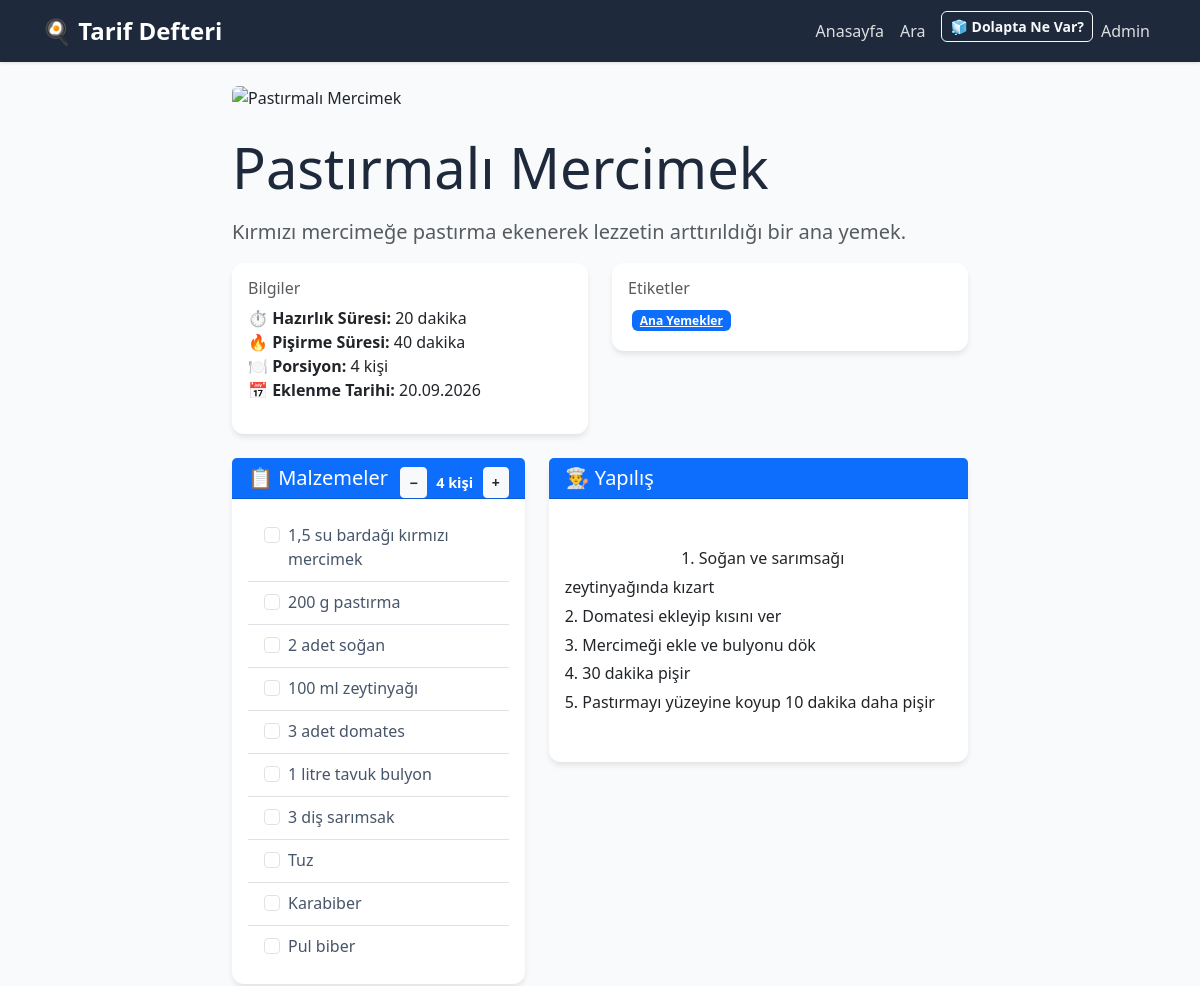
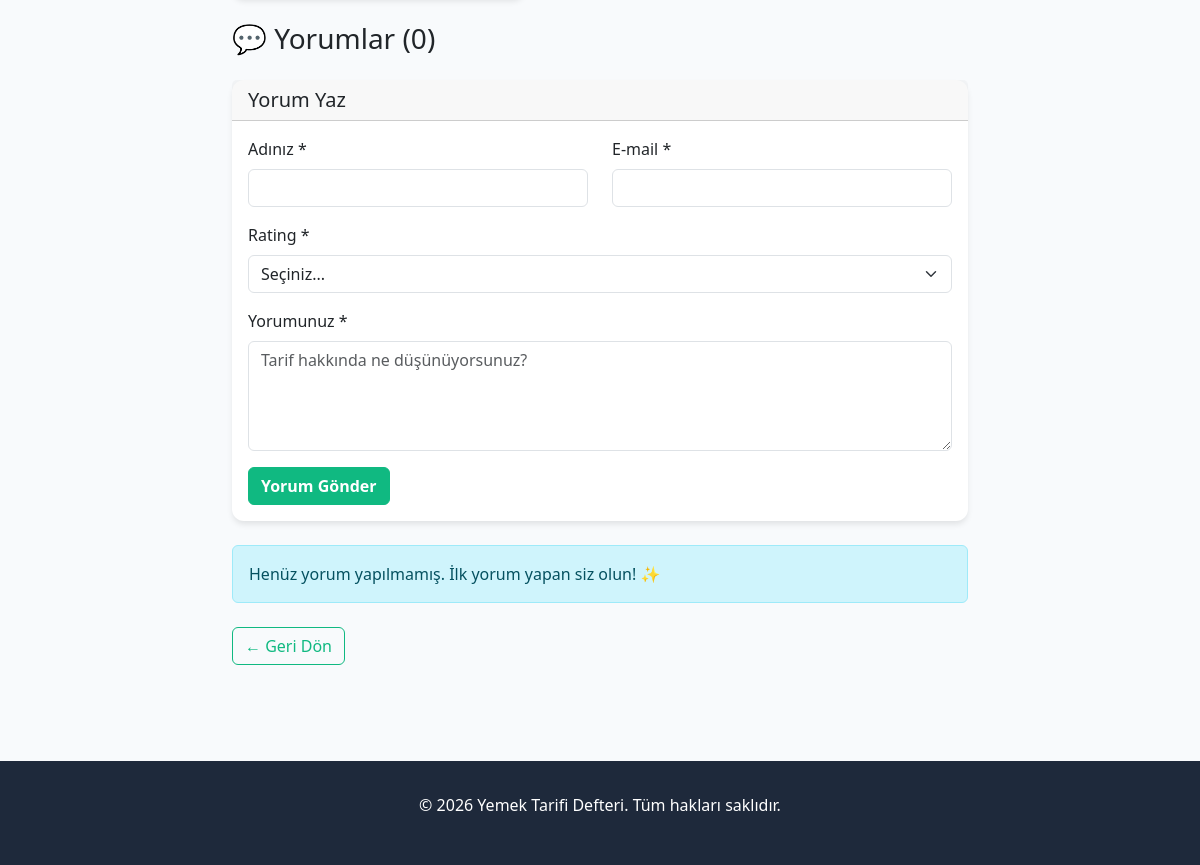
Page /tarif/pastirmali-mercimek on the committed database (2 pictures, top to bottom).
### models.py (models this page shows, shortened)
class Recipe(db.Model):
    __tablename__ = 'recipe'
    id = db.Column(db.Integer, primary_key=True)
    title = db.Column(db.String(255), nullable=False, unique=True, index=True)
    slug = db.Column(db.String(255), nullable=False, unique=True, index=True)
    description = db.Column(db.Text, nullable=True)
    ingredients = db.Column(JSON, nullable=False, default=list)  # JSON array
    instructions = db.Column(db.Text, nullable=False)
    image_url = db.Column(db.String(255), nullable=True)
    prep_time = db.Column(db.Integer, nullable=True)  # minutes
    cook_time = db.Column(db.Integer, nullable=True)  # minutes
    servings = db.Column(db.Integer, nullable=True, default=4)
    created_at = db.Column(db.DateTime, nullable=False, default=datetime.utcnow, index=True)
    updated_at = db.Column(db.DateTime, nullable=False, default=datetime.utcnow, onupdate=datetime.utcnow)
    tags = db.relationship(
        'Tag',
        secondary=recipe_tags,
        backref=db.backref('recipes', lazy='dynamic'),
        lazy='dynamic'
    )

class Tag(db.Model):
    __tablename__ = 'tag'
    id = db.Column(db.Integer, primary_key=True)
    name = db.Column(db.String(100), nullable=False, unique=True, index=True)
    created_at = db.Column(db.DateTime, nullable=False, default=datetime.utcnow)

### application.py (the view, shortened to what this page needs)
    @app.route('/tarif/<slug>', methods=['GET', 'POST'])
    def recipe_detail(slug):
        recipe = Recipe.query.filter_by(slug=slug).first_or_404()
        comments = Comment.query.filter_by(recipe_id=recipe.id).order_by(Comment.created_at.desc()).all()
        return render_template('recipe_detail.html', recipe=recipe, comments=comments)

### templates/recipe_detail.html (shortened to what this page needs)
{% extends 'base.html' %}
{% block content %}
<div class="row">
    <div class="col-lg-8 mx-auto">
        <img src="{{ recipe.image_url if recipe.image_url else 'https://images.unsplash.com/photo-1546069901-ba9599a7e63c?auto=format&fit=crop&w=600&q=80' }}"
             alt="{{ recipe.title }}"
             class="img-fluid rounded mb-4 w-100"
             style="max-height: 400px; object-fit: cover;"
             onerror="this.onerror=null;this.src='https://images.unsplash.com/photo-1498837167922-ddd27525d352?auto=format&fit=crop&w=600&q=80';">
        <div class="mb-4">
            <h1 class="display-4 mb-3" style="text-transform: capitalize; color: #1e293b;">{{ recipe.title }}</h1>
            {% if recipe.description %}
                <p class="lead text-muted">{{ recipe.description }}</p>
            {% endif %}
            <div class="row mb-4">
                <div class="col-md-6">
                    <div class="card">
                        <div class="card-body">
                            <h6 class="card-title text-muted">Bilgiler</h6>
                            <ul class="list-unstyled">
                                {% if recipe.prep_time %}
                                    <li><strong>⏱️ Hazırlık Süresi:</strong> {{ recipe.prep_time }} dakika</li>
                                {% endif %}
                                {% if recipe.cook_time %}
                                    <li><strong>🔥 Pişirme Süresi:</strong> {{ recipe.cook_time }} dakika</li>
                                {% endif %}
                                {% if recipe.servings %}
                                    <li><strong>🍽️ Porsiyon:</strong> {{ recipe.servings }} kişi</li>
                                {% endif %}
                                <li><strong>📅 Eklenme Tarihi:</strong> {{ recipe.created_at.strftime('%d.%m.%Y') }}</li>
                            </ul>
                        </div>
                    </div>
                </div>
                {% if recipe.tags %}
                    <div class="col-md-6">
                        <div class="card">
                            <div class="card-body">
                                <h6 class="card-title text-muted">Etiketler</h6>
                                <div>
                                    {% for tag in recipe.tags %}
                                        <a href="{{ url_for('search', tags=[tag.id]) }}" class="badge bg-primary badge-tag">{{ tag.name }}</a>
                                    {% endfor %}
                                </div>
                            </div>
                        </div>
                    </div>
                {% endif %}
            </div>
        </div>
        <div class="row">
            <div class="col-md-5">
                <div class="card mb-4">
                    <div class="card-header bg-primary text-white">
                        <div class="d-flex justify-content-between align-items-center">
                            <h5 class="mb-0">📋 Malzemeler</h5>
                            <div class="d-flex align-items-center gap-2" style="margin-bottom: -0.5rem;">
                                <button type="button" class="btn btn-sm btn-light" onclick="decreaseServings()" style="border-radius: 4px; padding: 4px 8px; font-weight: bold; color: #1e293b;">−</button>
                                <span id="servings-display" style="min-width: 40px; text-align: center; font-weight: 600; color: white; font-size: 0.9rem;">{{ recipe.servings or 2 }} kişi</span>
                                <button type="button" class="btn btn-sm btn-light" onclick="increaseServings()" style="border-radius: 4px; padding: 4px 8px; font-weight: bold; color: #1e293b;">+</button>
                            </div>
                        </div>
                    </div>
                    <div class="card-body">
                        <div id="ingredients-container">
                            <ul class="list-group list-group-flush">
                                {% for ingredient in recipe.ingredients %}
                                    <li class="list-group-item ingredient-item" data-original="{{ ingredient }}">
                                        <div class="form-check">
                                            <input class="form-check-input" type="checkbox" id="ingredient-{{ loop.index }}">
                                            <label class="form-check-label" for="ingredient-{{ loop.index }}" style="color: #475569; font-weight: 500;">
                                                <span class="ingredient-text">{{ ingredient }}</span>
                                            </label>
                                        </div>
                                    </li>
                                {% endfor %}
                            </ul>
                        </div>
                    </div>
                </div>
            </div>
            <div class="col-md-7">
                <div class="card mb-4">
                    <div class="card-header bg-primary text-white">
                        <h5 class="mb-0">👨‍🍳 Yapılış</h5>
                    </div>
                    <div class="card-body">
                        <div class="recipe-instructions">
                            {{ recipe.instructions | safe }}
                        </div>
                    </div>
                </div>
            </div>
        </div>
        <div class="mb-4">
            <h3 class="mb-4">💬 Yorumlar ({{ comments|length }})</h3>
            <div class="card mb-4">
                <div class="card-header">
                    <h5 class="mb-0">Yorum Yaz</h5>
                </div>
                <div class="card-body">
                    <form method="post" action="{{ url_for('recipe_detail', slug=recipe.slug) }}">
                        <div class="row mb-3">
                            <div class="col-md-6">
                                <label for="author_name" class="form-label">Adınız *</label>
                                <input type="text" class="form-control" id="author_name" name="author_name" required>
                            </div>
                            <div class="col-md-6">
                                <label for="author_email" class="form-label">E-mail *</label>
                                <input type="email" class="form-control" id="author_email" name="author_email" required>
                            </div>
                        </div>
                        <div class="mb-3">
                            <label for="rating" class="form-label">Rating *</label>
                            <select class="form-select" id="rating" name="rating" required>
                                <option value="">Seçiniz...</option>
                            </select>
                        </div>
                        <div class="mb-3">
                            <label for="comment_text" class="form-label">Yorumunuz *</label>
                            <textarea class="form-control" id="comment_text" name="comment_text" rows="4" placeholder="Tarif hakkında ne düşünüyorsunuz?" required></textarea>
                        </div>
                        <button type="submit" class="btn btn-primary">Yorum Gönder</button>
                    </form>
                </div>
            </div>
            {% if comments %}
                <div>
                    {% for comment in comments %}
                        <div class="card mb-3">
                            <div class="card-body">
                                <div class="d-flex justify-content-between align-items-start mb-2">
                                    <div>
                                        <h6 class="card-title mb-1">{{ comment.author_name }}</h6>
                                        <div class="mb-2">
                                            {% for i in range(comment.rating) %}
                                                <span class="text-warning">⭐</span>
                                            {% endfor %}
                                            {% for i in range(5 - comment.rating) %}
                                                <span class="text-muted">☆</span>
                                            {% endfor %}
                                        </div>
                                    </div>
                                    <small class="text-muted">{{ comment.created_at.strftime('%d.%m.%Y %H:%M') }}</small>
                                </div>
                                <p class="card-text">{{ comment.text }}</p>
                            </div>
                        </div>
                    {% endfor %}
                </div>
            {% else %}
                <div class="alert alert-info">
                    Henüz yorum yapılmamış. İlk yorum yapan siz olun! ✨
                </div>
            {% endif %}
        </div>
        <div class="mb-4">
            <a href="{{ url_for('index') }}" class="btn btn-outline-primary">← Geri Dön</a>
        </div>
    </div>
</div>
{% endblock %}

### templates/recipe_detail.html (style rules this page uses)
.recipe-instructions { white-space: pre-wrap; word-wrap: break-word; line-height: 1.8; }
.list-group-item { border-left: 4px solid #667eea; }
.ingredient-item { color: #475569; }

### rows in the picture
Recipe: title "Pastırmalı Mercimek", description "Kırmızı mercimeğe pastırma ekenerek lezzetin arttırıldığı bir ana yemek.", prep_time "20", cook_time "40", servings "4", created_at "20.09.2026", instructions "1. Soğan ve sarımsağı zeytinyağında kızart 2. Domatesi ekleyip kısını ver 3. Mercimeği ekle ve bulyonu dök 4. 30 dakika pişir 5. Pastırmayı yüzeyine koyup 10 dakika daha pişir"
Tag: name "Ana Yemekler"

### other values in the picture
{{ comments|length }} "0"
